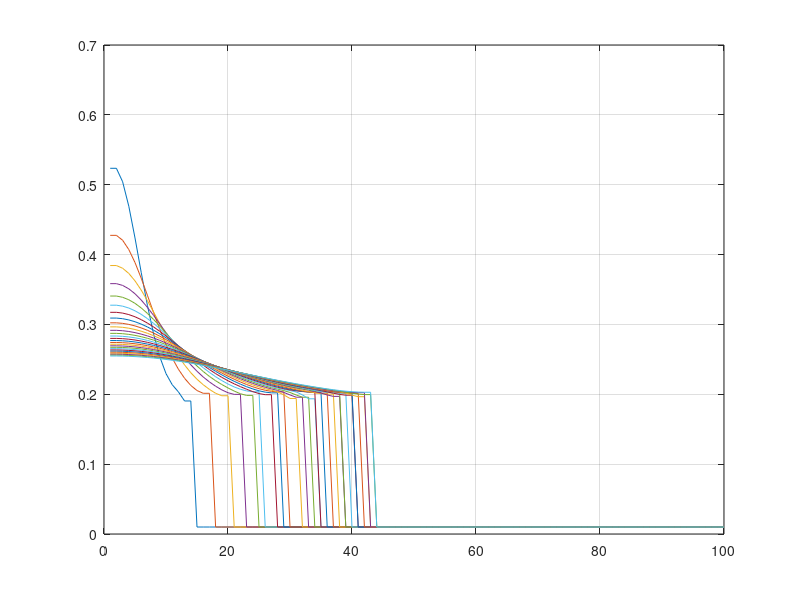

Recreate this plot in MATLAB.
close all;
clc;
clear all;

temperatura = 820;
Q = 140000;
R = 8.3144;
temperatura_kelvin = temperatura + 273;
d0 = 0.000041;
D = d0*exp(-Q /(R * temperatura_kelvin))*1E10;
t = 1000;
x = 100;
dt = 0.01;
dx = 0.1;
Tabela = 1:x;
Tabela2 = 1:x;

Tabela(1) = 0.64;
Tabela(2) = 0.64;
Tabela(3) = 0.64;

for i = 4:x;
        Tabela(i) = 0.02;
        Tabela2(i) = 0.02;
end
Pomocnicza = 1-((2*D*(1/dt))/(1/dx)^2);
Pomocnicza2 = D*(1/dt)/((1/dx)^2);

predkosc = 3;
iteracje = temperatura / predkosc;
iteracje = 10*(temperatura / predkosc);

ksi = 6;
cGammaAlfa = -0.004425287356321839 * temperatura + 4.035862068965518;
for i = 1:iteracje;
    Tabela = Tabela2;

    if(Tabela(ksi) >= cGammaAlfa)
        ksi = ksi+1;
    end

    for j = 2:ksi;
        Tabela2(j) = Tabela(j) * Pomocnicza + (Tabela(j+1)+Tabela(j-1))* Pomocnicza2;
    end 
    Tabela2(1) = Tabela2(2);
    Tabela2(ksi) = Tabela2(ksi-1);

   if mod(i,100) == 0
        Tabela = Tabela./2;
    plot(Tabela)
    grid on;
    hold on;
    end
end
hold off;

disp(Tabela);